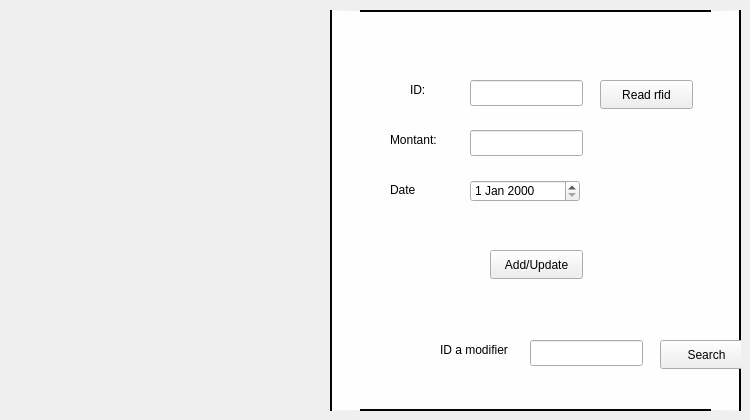
        <widget class="QWidget" name="nvfacture">
         <property name="styleSheet">
          <string notr="true">#lineEdit_18
{
border:2px solid #42b5b2;
}
#lineEdit_19
{border:2px solid #42b5b2;}
#lineEdit_20
{border:2px solid #42b5b2;}
#lineEdit_22
{border:2px solid #42b5b2;}
#widget_5
{
background-color:#fefeff;
border-radius:30px #040301;
	border: 2px solid #040301;
}
#pushButton_8
{
color: #42b5b2; 
font: 12pt &quot;Berlin Sans FB&quot;;}
#label_39
{
font: 12pt &quot;Berlin Sans FB&quot;; }
#label_40
{
font: 12pt &quot;Berlin Sans FB&quot;; }
#label_52
{
font: 12pt &quot;Berlin Sans FB&quot;; }
#label_54
{
font: 12pt &quot;Berlin Sans FB&quot;; }

</string>
         </property>
         <attribute name="title">
          <string>New</string>
         </attribute>
         <widget class="QWidget" name="widget_5" native="true">
          <property name="geometry">
           <rect>
            <x>330</x>
            <y>10</y>
            <width>411</width>
            <height>401</height>
           </rect>
          </property>
          <widget class="QLabel" name="label_39">
           <property name="geometry">
            <rect>
             <x>80</x>
             <y>70</y>
             <width>71</width>
             <height>20</height>
            </rect>
           </property>
           <property name="text">
            <string>ID:</string>
           </property>
          </widget>
          <widget class="QLabel" name="label_40">
           <property name="geometry">
            <rect>
             <x>60</x>
             <y>120</y>
             <width>81</width>
             <height>20</height>
            </rect>
           </property>
           <property name="text">
            <string>Montant:</string>
           </property>
          </widget>
          <widget class="QLabel" name="label_52">
           <property name="geometry">
            <rect>
             <x>60</x>
             <y>170</y>
             <width>63</width>
             <height>20</height>
            </rect>
           </property>
           <property name="text">
            <string>Date</string>
           </property>
          </widget>
          <widget class="QPushButton" name="add_facture_btn">
           <property name="geometry">
            <rect>
             <x>160</x>
             <y>240</y>
             <width>93</width>
             <height>29</height>
            </rect>
           </property>
           <property name="text">
            <string>Add/Update</string>
           </property>
          </widget>
          <widget class="QLineEdit" name="Id_facture">
           <property name="geometry">
            <rect>
             <x>140</x>
             <y>70</y>
             <width>113</width>
             <height>26</height>
            </rect>
           </property>
          </widget>
          <widget class="QLineEdit" name="Montant_Facture">
           <property name="geometry">
            <rect>
             <x>140</x>
             <y>120</y>
             <width>113</width>
             <height>26</height>
            </rect>
           </property>
          </widget>
          <widget class="QDateEdit" name="dateEditFacture">
           <property name="geometry">
            <rect>
             <x>140</x>
             <y>170</y>
             <width>110</width>
             <height>22</height>
            </rect>
           </property>
          </widget>
          <widget class="QLineEdit" name="Id_facture_modif">
           <property name="enabled">
            <bool>true</bool>
           </property>
           <property name="geometry">
            <rect>
             <x>200</x>
             <y>330</y>
             <width>113</width>
             <height>26</height>
            </rect>
           </property>
           <property name="text">
            <string/>
           </property>
          </widget>
          <widget class="QLabel" name="label_41">
           <property name="geometry">
            <rect>
             <x>110</x>
             <y>330</y>
             <width>91</width>
             <height>20</height>
            </rect>
           </property>
           <property name="text">
            <string>ID a modifier</string>
           </property>
          </widget>
          <widget class="QPushButton" name="searcher_facture_foredit">
           <property name="geometry">
            <rect>
             <x>330</x>
             <y>330</y>
             <width>93</width>
             <height>29</height>
            </rect>
           </property>
           <property name="text">
            <string>Search</string>
           </property>
          </widget>
          <widget class="QPushButton" name="rfid_btn">
           <property name="geometry">
            <rect>
             <x>270</x>
             <y>70</y>
             <width>93</width>
             <height>29</height>
            </rect>
           </property>
           <property name="text">
            <string>Read rfid</string>
           </property>
          </widget>
         </widget>
        </widget>
